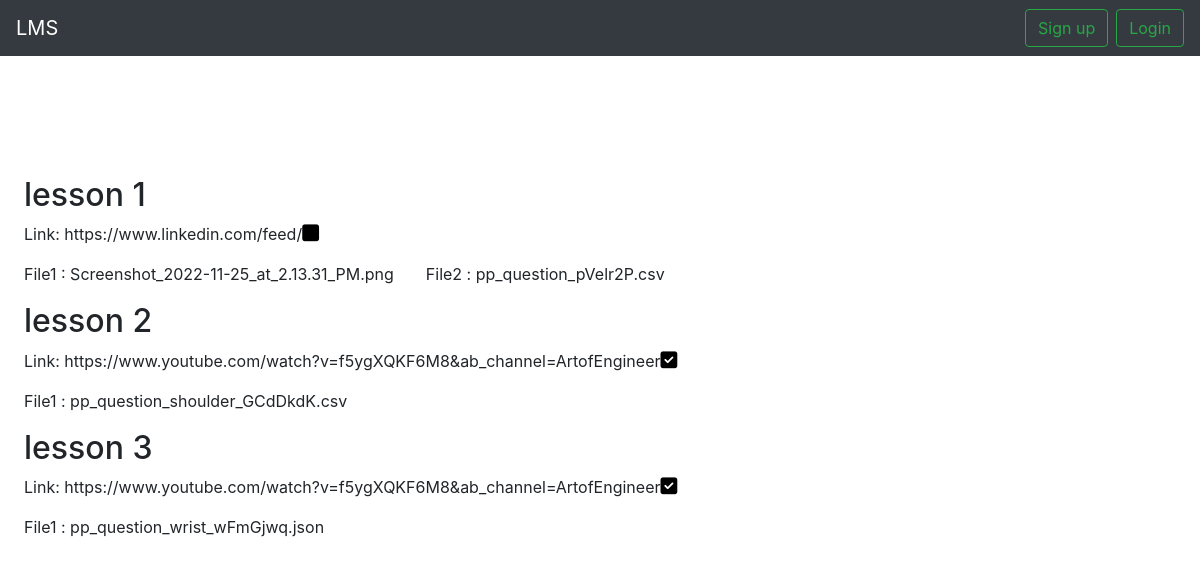
The app's page /topic/17/1 with its own data.
### courses/models.py (models this page shows, shortened)
class MyLesson(models.Model):
    user = models.ForeignKey(User,on_delete=models.CASCADE)
    unit = models.ForeignKey(Unit,on_delete=models.CASCADE)
    lesson = models.ForeignKey(Lesson,on_delete=models.CASCADE,related_name='lessons',blank=True,default='lesson1')
    isdone = models.BooleanField(default=False)
    def __str__(self):
        return self.user.username

class Lesson(models.Model):
    order = models.IntegerField(null=False, default=1)
    unit = models.ForeignKey(Unit, on_delete=models.CASCADE,related_name='lessons')
    title = models.CharField(max_length=200)
    resource = models.FileField(upload_to='resources/', null=True, blank=True)
    resource_name = models.CharField(max_length=100, null=False, default='Resource')
    resource_link = models.URLField(max_length=300, null=True, blank=True)
    isdone = models.BooleanField(default=False)
    released = models.BooleanField(default = False)

class LessonFile(models.Model):
    lesson = models.ForeignKey(Lesson , on_delete = models.CASCADE,related_name='files')
    file = models.FileField(upload_to='resources/', null=True, blank=True)
    isdone  = models.BooleanField(default=False)

### courses/views.py (the view)
# urls.py: path('topic/<int:id>/<courseid>', views.stu_topic_detail, name='stu-topic-detail'),
def stu_topic_detail(request, id,courseid):
    unit = MyUnit.objects.filter(id = id)
    unit_ids = []
    for i in unit:
        unit_ids.append(i.unit.id)
    print(unit_ids)
    lessons = []
    lessons = MyLesson.objects.filter(unit__id__in =unit_ids)
    print(lessons)
    return render(request, 'topic_detail.html', {'topic': unit,'lessons':lessons, 'status': 's',  'courseid':courseid})

### templates/topic_detail.html (shortened to what this page needs)
{% extends 'base.html' %}
{% block content %}
  <div class="m-4">
    {% if status == 't' %}
      <div style="display:flex">
        <h2>{{topic.title}}</h2>
        {% if not is_unit %}
            <a href={% url 'topic-stats' topic.id %}><button class="btn btn-primary mx-3">See student stats</button> <br/></a>
        {% endif %}
      </div>
      <br/>
      {% if topic.info %}
          <p>{{topic.info}}</p>
      {% endif %}
      <button data-toggle="modal" data-target="#addLink" class="btn btn-outline-primary mb-3">Add Link</button> <br/>
      {% if links %}
          {% for link in links %}
            <div style="display:flex">
                <p>Link {{forloop.counter}}:  <a href="{{link}}">{{link}}</a></p>
                <a href="{% url 'delete-link-topic' topic.id forloop.counter %}" ><button class="btn btn-danger mb-3 ml-2">delete link</button></a>
            </div>
          {% endfor %}
      {% endif %}
      <button data-toggle="modal" data-target="#addFile" class="btn btn-outline-primary mb-3">Add file</button>
      {% if topic.documents %}
          {% for document in topic.documents.all %}
            <div style="display:flex">
                <p>File {{forloop.counter}}: <a href='{{document.document.url}}' >{{document.document.name|cut:'documents/'}}</a></p>
                <button data-toggle="modal" data-target="#renamefile{{document.id}}" class="btn btn-primary mb-3 ml-2">rename file</button>
                <a href={% url 'delete-file' document.id topic.id %} ><button class="btn btn-danger mb-3 ml-2">delete file</button></a>
                {% if is_unit %}
                    <a href={% url 'topic-unit-stats' topic.id document.id %}><button class="btn btn-outline-primary mx-3">See student stats</button> <br/></a>
                {% endif %}
            </div>
            <div class="modal fade" id="renamefile{{document.id}}" tabindex="-1" aria-labelledby="renamefile{{document.id}}" aria-hidden="true">
                <div class="modal-dialog" role="document">
                    <div class="modal-content">
                    <div class="modal-header">
                        <h5 class="modal-title" id="renamefile{{document.id}}title">Rename file</h5>
                        <button type="button" class="close" data-dismiss="modal" aria-label="Close">
                        <span aria-hidden="true">&times;</span>
                        </button>
                    </div>
                    <div class="modal-body">
                        <form action={% url 'rename-file' %} method="post" enctype="multipart/form-data">{% csrf_token %}
                            <div class="form-group">
                                <label for="filename">File name</label>
                                <input type="text" value="{{document.document.name|cut:'documents/'}}" class="form-control" id="filename" name="filename" placeholder="rename File">
                            </div>
                            <input type="hidden" value={{document.id}} name="documentid" id="documentid">
                            <input type="hidden" value={{request.path}} name="next" id="next">
                            <button type="submit" class="btn btn-primary">Rename</button>
                        </form>
                    </div>
                    <div class="modal-footer">
                        <button type="button" class="btn btn-secondary" data-dismiss="modal">Close</button>
                    </div>
                    </div>
                </div>
            </div>
          {% endfor %}
      {% endif %}
      <div style="width: 60%;" class="py-5">
        <h3>Update content</h3>
        <form action={% url 'edit-topic' %} method="post" enctype="multipart/form-data">{% csrf_token %}
            <div class="form-group">
                <label for="title">Title</label>
                <input type="text" value={{topic.title}} class="form-control" id="title" name="title" placeholder="Enter title">
            </div>
            <div class="form-group">
                <label for="info">Info</label>
                {% if topic.info %}
                    <input type="text" value='{{topic.info}}' class="form-control" id="info" name="info" placeholder="Add Info if any" >
                {% else %}
                    <input type="text" class="form-control" id="info" name="info" placeholder="Add Info if any" >
                {% endif %}
            </div>
            <input type="hidden" value={{topic.id}} name="assignmentid" id="assignmentid">
            <input type="hidden" value='False' name="isassignment" id="isassignment">
            <button type="submit" class="btn btn-primary">Edit</button>
        </form>
      </div>
    {% else %}
        <br/>
        <div style="width: 60%;" class="py-5">
          {% for lesson in lessons %}
          <div style="display:flex">
            <h2> {{lesson.lesson.title}}</h2>
          </div>
          <div style="display:flex">
            <p>Link: {{lesson.lesson.resource_link}}</p>
            {% if lesson.isdone %}
                    <a target="{% url 'unit-complete' lesson.id %}" documentid="{{lesson.id}}" class='doneBtn'><i style="color: black;font-size: 1.2rem;" class="doneIcon{{lesson.id}} fas fa-check-square"></i></a>
                {% else %}
                    <a target="{% url 'unit-complete' lesson.id %}" documentid="{{lesson.id}}" class='doneBtn'><i style="color: black;font-size: 1.2rem;" class="doneIcon{{lesson.id}} fas fa-square"></i></a>
                {% endif %}
          </div>
          <div style="display:flex">
            {% for file in lesson.lesson.files.all %}
            <div style="display:flex">
            <p> File{{forloop.counter}} : {{file.file|cut:'resources/'}} </p>
            </div>
            <div style="display: flex;justify-content: space-between;" class="p-3">
            </div>
            {% endfor %}
          </div>
          {% endfor %}
    {% endif %}
  </div>
{% endblock content %}

### records on screen
MyLesson: lesson "lesson 1", lesson.resource_link "https://www.linkedin.com/feed/"
LessonFile: file "Screenshot_2022-11-25_at_2.13.31_PM.png"
LessonFile: file "pp_question_pVelr2P.csv"
MyLesson: lesson "lesson 2", lesson.resource_link "https://www.youtube.com/watch?v=f5ygXQKF6M8&ab_channel=ArtofEngineer"
LessonFile: file "pp_question_shoulder_GCdDkdK.csv"
MyLesson: lesson "lesson 3", lesson.resource_link "https://www.youtube.com/watch?v=f5ygXQKF6M8&ab_channel=ArtofEngineer"
LessonFile: file "pp_question_wrist_wFmGjwq.json"
